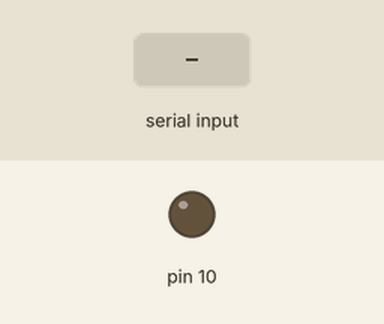
Bench run of a sketch on a simulated Arduino Uno, built with avr-gcc and run on an emulated ATmega328P. Parts: output pins drawn as LEDs (lit = HIGH). The test bench sets the inputs (shaded band).

Above: at 1.2 s.
1.3 s: "1" received over Serial
At 2.3 s:
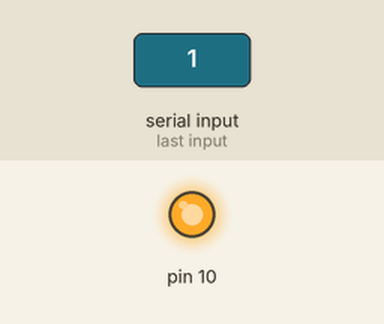
Timing chart, 0 to 5.8 s (numbered marks = the images above; inputs shaded):
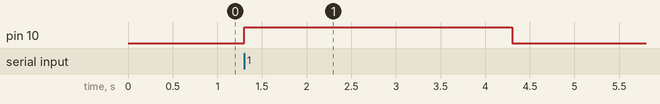

The sketch:

ng_6_servo_motors_and_distance_sensor_with_2_arduino_2_ARD2_.ino
```cpp
void setup()
{
  pinMode(10, OUTPUT);
  Serial.begin(9600);
}

void loop()
{
  if(Serial.available() > 0){
  if(Serial.read() == '1')
    digitalWrite(10, HIGH);
    delay(3000);
    digitalWrite(10, LOW);
  }
}
```

Measured:
- after the input at 1.3 s, pin 10: LOW → HIGH at once, → LOW 3.0 s later
